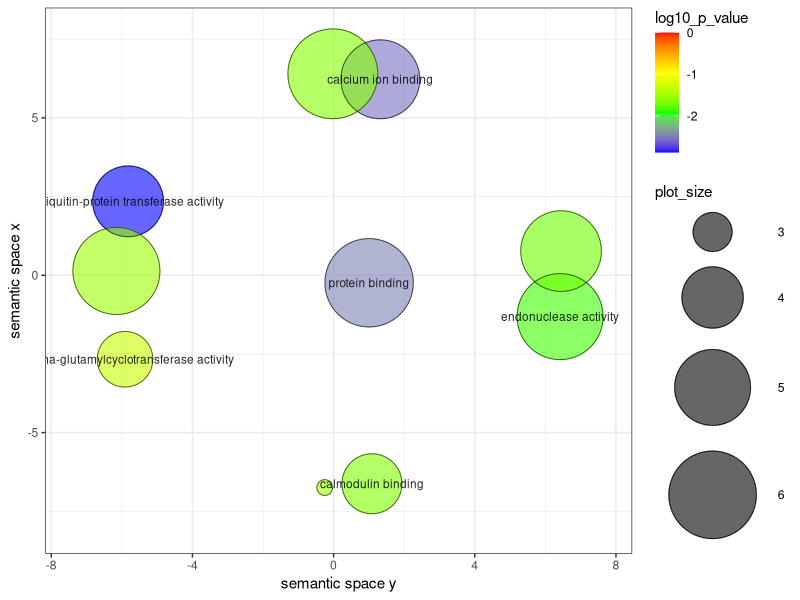

Here is the R script that generated this plot:


# A plotting R script produced by the REVIGO server at http://revigo.irb.hr/
# If you found REVIGO useful in your work, please cite the following reference:
# Supek F et al. "REVIGO summarizes and visualizes long lists of Gene Ontology
# terms" PLoS ONE 2011. doi:10.1371/journal.pone.0021800


# --------------------------------------------------------------------------
# If you don't have the ggplot2 package installed, uncomment the following line:
# install.packages( "ggplot2" );
library( ggplot2 );
# --------------------------------------------------------------------------
# If you don't have the scales package installed, uncomment the following line:
# install.packages( "scales" );
library( scales );


# --------------------------------------------------------------------------
# Here is your data from REVIGO. Scroll down for plot configuration options.

revigo.names <- c("term_ID","description","frequency_%","plot_X","plot_Y","plot_size","log10_p_value","uniqueness","dispensability");
revigo.data <- rbind(c("GO:0004842","ubiquitin-protein transferase activity", 0.087,-5.823, 2.348, 4.615,-2.8773,0.660,0.000),
c("GO:0005509","calcium ion binding", 0.365, 1.324, 6.225, 5.237,-2.5515,0.700,0.000),
c("GO:0004519","endonuclease activity", 1.510, 6.417,-1.314, 5.854,-1.8487,0.732,0.020),
c("GO:0005516","calmodulin binding", 0.017, 1.087,-6.625, 3.914,-1.6516,0.699,0.037),
c("GO:0005515","protein binding", 2.482, 1.006,-0.239, 6.070,-2.4757,0.755,0.056),
c("GO:0003839","gamma-glutamylcyclotransferase activity", 0.010,-5.909,-2.669, 3.674,-1.3153,0.722,0.145),
c("GO:0004672","protein kinase activity", 1.875,-6.154, 0.136, 5.948,-1.5267,0.708,0.213),
c("GO:0004190","aspartic-type endopeptidase activity", 0.513, 6.445, 0.768, 5.385,-1.7165,0.731,0.252),
c("GO:0008270","zinc ion binding", 3.455,-0.022, 6.400, 6.213,-1.6217,0.700,0.351),
c("GO:0071889","14-3-3 protein binding", 0.001,-0.251,-6.745, 2.646,-1.5085,0.703,0.356));

one.data <- data.frame(revigo.data);
names(one.data) <- revigo.names;
one.data <- one.data [(one.data$plot_X != "null" & one.data$plot_Y != "null"), ];
one.data$plot_X <- as.numeric( as.character(one.data$plot_X) );
one.data$plot_Y <- as.numeric( as.character(one.data$plot_Y) );
one.data$plot_size <- as.numeric( as.character(one.data$plot_size) );
one.data$log10_p_value <- as.numeric( as.character(one.data$log10_p_value) );
one.data$frequency <- as.numeric( as.character(one.data$frequency) );
one.data$uniqueness <- as.numeric( as.character(one.data$uniqueness) );
one.data$dispensability <- as.numeric( as.character(one.data$dispensability) );
#head(one.data);


# --------------------------------------------------------------------------
# Names of the axes, sizes of the numbers and letters, names of the columns,
# etc. can be changed below

p1 <- ggplot( data = one.data );
p1 <- p1 + geom_point( aes( plot_X, plot_Y, colour = log10_p_value, size = plot_size), alpha = I(0.6) ) + scale_size_area();
p1 <- p1 + scale_colour_gradientn( colours = c("blue", "green", "yellow", "red"), limits = c( min(one.data$log10_p_value), 0) );
p1 <- p1 + geom_point( aes(plot_X, plot_Y, size = plot_size), shape = 21, fill = "transparent", colour = I (alpha ("black", 0.6) )) + scale_size_area();
p1 <- p1 + scale_size( range=c(5, 30)) + theme_bw(); # + scale_fill_gradientn(colours = heat_hcl(7), limits = c(-300, 0) );
ex <- one.data [ one.data$dispensability < 0.15, ]; 
p1 <- p1 + geom_text( data = ex, aes(plot_X, plot_Y, label = description), colour = I(alpha("black", 0.85)), size = 3 );
p1 <- p1 + labs (y = "semantic space x", x = "semantic space y");
p1 <- p1 + theme(legend.key = element_blank()) ;
one.x_range = max(one.data$plot_X) - min(one.data$plot_X);
one.y_range = max(one.data$plot_Y) - min(one.data$plot_Y);
p1 <- p1 + xlim(min(one.data$plot_X)-one.x_range/10,max(one.data$plot_X)+one.x_range/10);
p1 <- p1 + ylim(min(one.data$plot_Y)-one.y_range/10,max(one.data$plot_Y)+one.y_range/10);



# --------------------------------------------------------------------------
# Output the plot to screen

p1;

# Uncomment the line below to also save the plot to a file.
# The file type depends on the extension (default=pdf).

# ggsave("C:/Users/path_to_your_file/revigo-plot.pdf");
